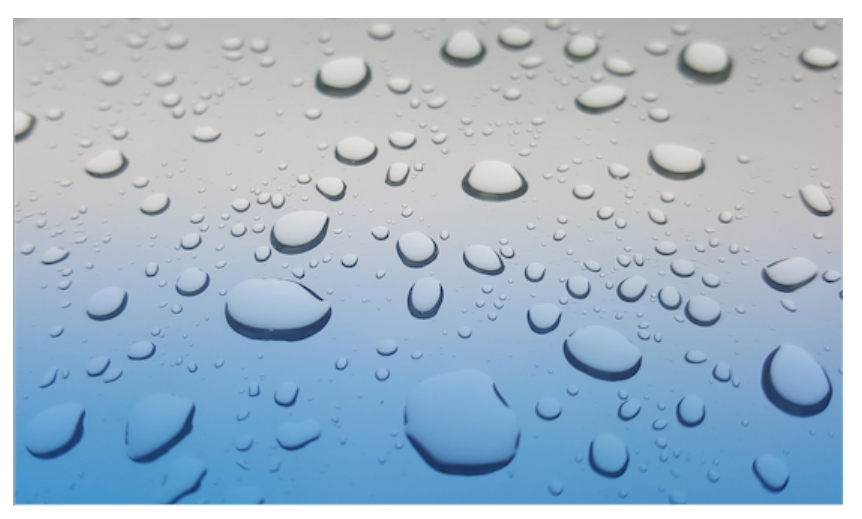
#> input picture Filters/max.png, 862 x 519 px
$ python max_filter.py
#> lines starting #> are read from the running program, lines starting #| are printed output that depends on the picture
# Importing Image and ImageFilter module from PIL package
from PIL import Image, ImageFilter

# creating a image object
im1 = Image.open(r"max.png")
#> im1 is the input picture: PIL image 862x519 RGBA; mean R, G, B, A 164.5, 184.6, 201.6, 255

# applying the max filter
im2 = im1.filter(ImageFilter.MaxFilter(size = 5))
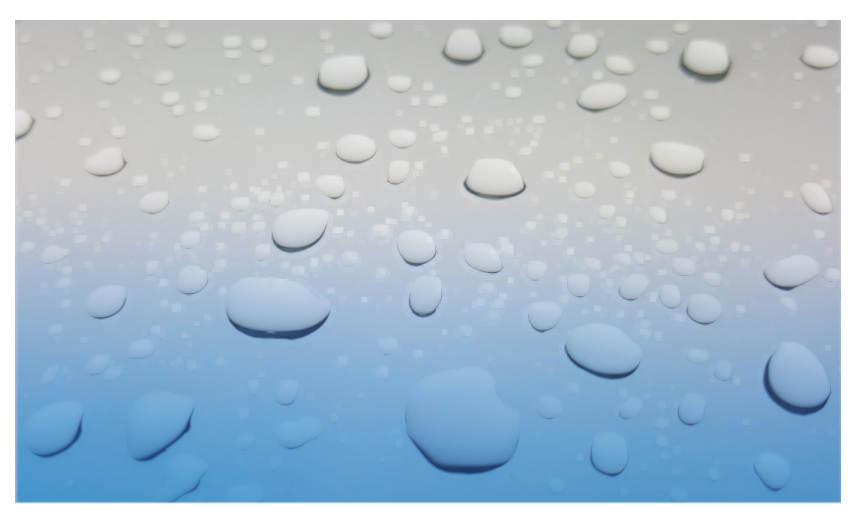
#> im2: PIL image 862x519 RGBA; mean R, G, B, A 171.7, 191.3, 207.9, 255
im1.show()

im2.show()
